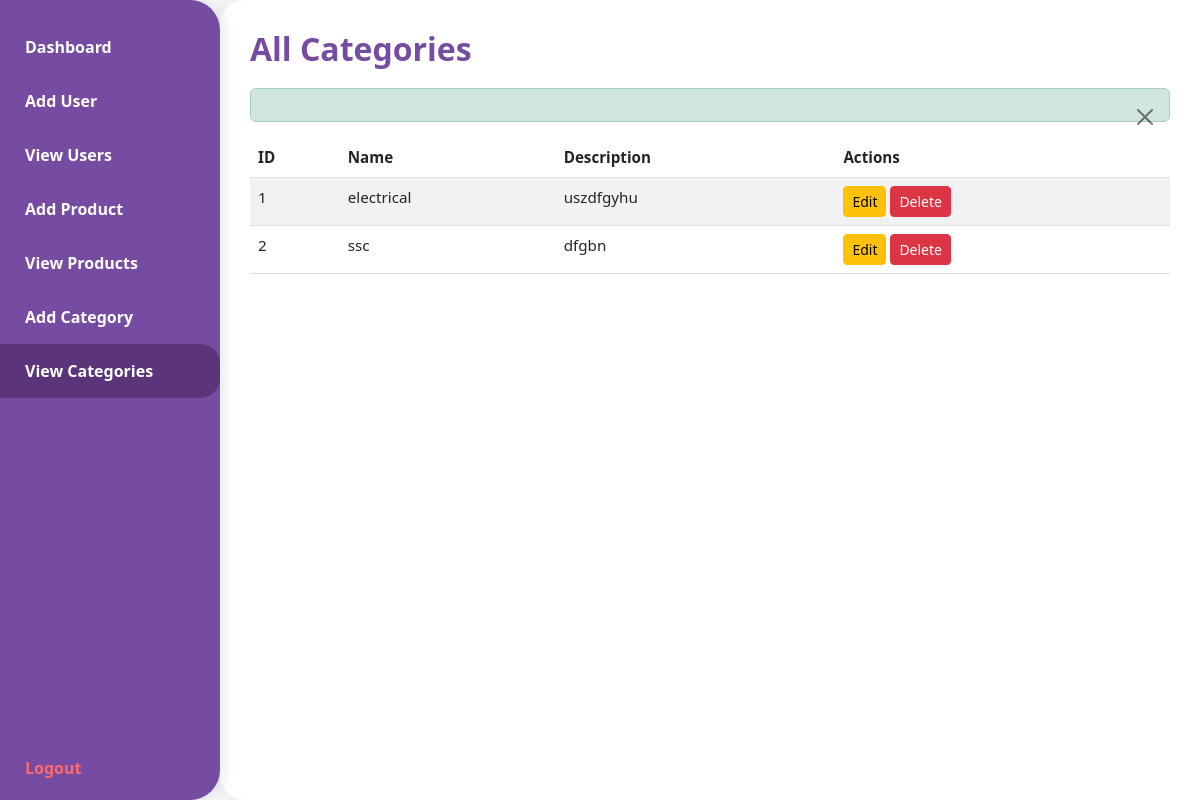
The page /log-rej-das/admin_dashboard.php?page=view_categories (signed in) on the database its author committed.
### tables this page shows
CREATE TABLE `categories` (
  `id` int(11) NOT NULL,
  `name` varchar(100) NOT NULL,
  `slug` varchar(100) NOT NULL,
  `description` text DEFAULT NULL,
  `icon` varchar(100) DEFAULT NULL,
  `status` enum('active','inactive') DEFAULT 'active',
  `created_by` int(11) DEFAULT NULL,
  `created_at` timestamp NOT NULL DEFAULT current_timestamp()
);

### log-rej-das/admin_dashboard.php (the view, shortened to what this page needs)
<?php
$db_host = 'localhost';
$db_user = 'root';
$db_pass = '';
$db_name = 'test_db';
$conn = new mysqli($db_host, $db_user, $db_pass, $db_name);
$delete_category_err = $delete_category_success = "";
$active_page = "dashboard";
if (isset($_GET['page'])) {
    $page = $_GET['page'];
    if (in_array($page, ['dashboard', 'add_user', 'view_users', 'edit_user', 'add_product', 'view_products', 'edit_product', 'add_category', 'view_categories', 'edit_category'])) {
        $active_page = $page;
    }
}
$categories_data = [];
if ($active_page === "view_categories" || $active_page === "add_product" || $active_page === "edit_product") {
    $result = $conn->query("SELECT id, name, description FROM categories ORDER BY id ASC");
    if ($result) {
        while ($row = $result->fetch_assoc()) {
            $categories_data[] = $row;
        }
    }
}
?>
<!DOCTYPE html>
<html lang="en">
<head>
    <link href="https://cdn.jsdelivr.net/npm/bootstrap@5.3.0/dist/css/bootstrap.min.css" rel="stylesheet" />
</head>
<body>
    <nav class="sidebar" aria-label="Admin Sidebar Navigation">
        <a href="?page=dashboard" class="<?php echo ($active_page === 'dashboard') ? 'active' : ''; ?>" aria-current="<?php echo ($active_page === 'dashboard') ? 'page' : ''; ?>">Dashboard</a>
        <a href="?page=add_user" class="<?php echo ($active_page === 'add_user') ? 'active' : ''; ?>">Add User</a>
        <a href="?page=view_users" class="<?php echo ($active_page === 'view_users') ? 'active' : ''; ?>">View Users</a>
        <a href="?page=add_product" class="<?php echo ($active_page === 'add_product') ? 'active' : ''; ?>">Add Product</a>
        <a href="?page=view_products" class="<?php echo ($active_page === 'view_products') ? 'active' : ''; ?>">View Products</a>
        <a href="?page=add_category" class="<?php echo ($active_page === 'add_category') ? 'active' : ''; ?>">Add Category</a>
        <a href="?page=view_categories" class="<?php echo ($active_page === 'view_categories') ? 'active' : ''; ?>">View Categories</a>
        <a href="?action=logout" class="logout-link">Logout</a>
    </nav>
    <main class="main-content">
<?php if ($active_page === 'dashboard'): ?>
    <h2>Welcome to Admin Dashboard</h2>
    <p>Hello <strong><?php echo htmlspecialchars($_SESSION["username"]); ?></strong>, you are logged in as <strong>Admin</strong>.</p>
    <p>Use the menu to manage users, products, and categories.</p>
    <h3>User Summary</h3>
    <?php
    $result = $conn->query("SELECT id, username, email, role, created_at FROM users ORDER BY id ASC LIMIT 5");
    if ($result && $result->num_rows > 0):
    ?>
        <div class="table-responsive">
            <table class="table table-striped table-hover">
                <thead>
                    <tr>
                        <th>ID</th>
                        <th>Username</th>
                        <th>Email</th>
                        <th>Role</th>
                        <th>Registered At</th>
                    </tr>
                </thead>
                <tbody>
                    <?php while ($row = $result->fetch_assoc()): ?>
                        <tr>
                            <td><?php echo htmlspecialchars($row['id']); ?></td>
                            <td><?php echo htmlspecialchars($row['username']); ?></td>
                            <td><?php echo htmlspecialchars($row['email']); ?></td>
                            <td><?php echo htmlspecialchars(ucfirst($row['role'])); ?></td>
                            <td><?php echo htmlspecialchars($row['created_at']); ?></td>
                        </tr>
                    <?php endwhile; ?>
                </tbody>
            </table>
        </div>
    <?php else: ?>
        <p>No users found.</p>
<?php endif; ?>
        <?php elseif ($active_page === 'view_categories'): ?>
            <h2>All Categories</h2>
            <?php if (isset($delete_category_success)): ?>
                <div class="alert alert-success alert-dismissible fade show" role="alert">
                    <button type="button" class="btn-close" data-bs-dismiss="alert" aria-label="Close"></button>
                </div>
            <?php elseif (isset($delete_category_err)): ?>
                <div class="alert alert-danger"><?php echo $delete_category_err; ?></div>
            <?php endif; ?>
            <?php if (!empty($categories_data)): ?>
                <div class="table-responsive" style="max-height: 500px;">
                    <table class="table table-striped table-hover" aria-describedby="Category list table">
                        <thead>
                            <tr>
                                <th>ID</th>
                                <th>Name</th>
                                <th>Description</th>
                                <th>Actions</th>
                            </tr>
                        </thead>
                        <tbody>
                            <?php foreach ($categories_data as $category): ?>
                                <tr>
                                    <td><?php echo htmlspecialchars($category['id']); ?></td>
                                    <td><?php echo htmlspecialchars($category['name']); ?></td>
                                    <td><?php echo htmlspecialchars($category['description']); ?></td>
                                    <td>
                                        <a href="?page=edit_category&id=<?php echo $category['id']; ?>" class="btn btn-sm btn-warning">Edit</a>
                                        <a href="?action=delete_category&id=<?php echo $category['id']; ?>" class="btn btn-sm btn-danger" onclick="return confirm('Are you sure you want to delete this category?');">Delete</a>
                                    </td>
                                </tr>
                            <?php endforeach; ?>
                        </tbody>
                    </table>
                </div>
            <?php else: ?>
                <p>No categories found.</p>
            <?php endif; ?>
        <?php endif; ?>
    </main>
</body>
</html>

### log-rej-das/admin_dashboard.php (style rules this page uses)
body, html { height: 100%; margin: 0; font-family: 'Segoe UI', Tahoma, Geneva, Verdana, sans-serif; background: #f5f7fa; }
.sidebar { height: 100vh; width: 220px; background-color: #764ba2; color: white; position: fixed; top: 0; left: 0; overflow-x: hidden; padding-top: 20px; display: flex; flex-direction: column; justify-content: flex-start; border-radius: 0 30px 30px 0; box-shadow: 3px 0 15px rgba(0,0,0,0.1); }
.sidebar a { padding: 15px 25px; text-decoration: none; font-size: 1rem; color: white; display: block; font-weight: 600; transition: background-color 0.3s ease; border-radius: 0 20px 20px 0; }
.sidebar a:hover, .sidebar a.active { background-color: #5a357a; }
.sidebar .logout-link { margin-top: auto; padding-bottom: 20px; color: #ff6b6b; font-weight: 700; }
.main-content { margin-left: 220px; padding: 30px; max-width: calc(100% - 220px); min-height: 100vh; background: white; border-radius: 25px 0 0 25px; box-shadow: 0 0 20px rgba(0,0,0,0.05); overflow-y: auto; }
h2 { color: #764ba2; font-weight: 700; margin-bottom: 20px; }
table { width: 100%; border-collapse: collapse; font-size: 0.95rem; }
thead { background-color: #764ba2; color: white; }
th, td { padding: 12px 15px; border-bottom: 1px solid #ddd; text-align: left; }

### rows shown on the page
categories: id "1", name "electrical", description "uszdfgyhu"
categories: id "2", name "ssc", description "dfgbn"
